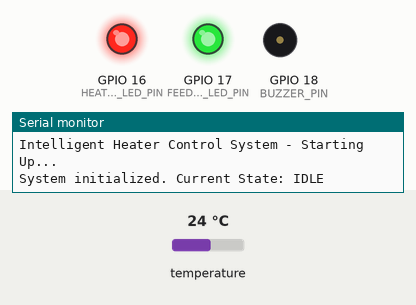
A sketch run on a simulated ESP32. Parts: output pins drawn as LEDs (lit = HIGH), buzzer (waves = sounding), the last lines printed to the serial monitor. The inputs (shaded band) are chosen by the test bench; at power-on: temperature 24 °C.

Above: at 2.3 s.
2.4 s: temperature set to 33.3 °C
5.0 s: temperature set to 34.4 °C
At 7.9 s:
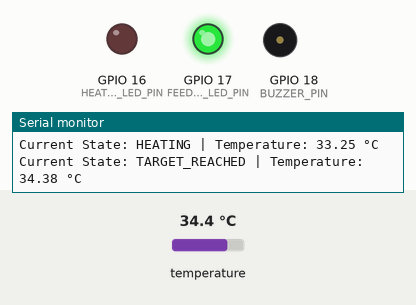
8.3 s: temperature set to 39.4 °C
10.3 s: temperature set to 40.4 °C
At 12.1 s:
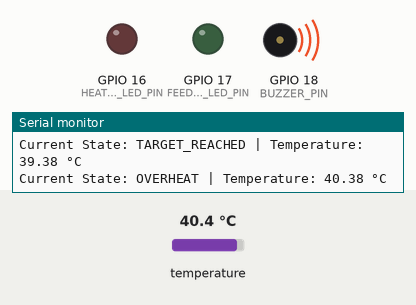
12.9 s: temperature set to 25.4 °C
14.9 s: temperature set to 24.3 °C
At 16.6 s:
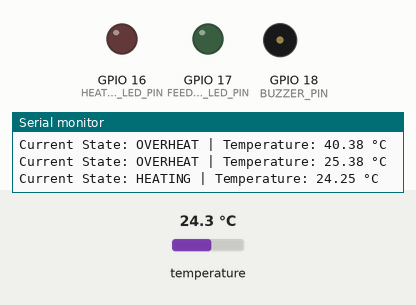
Timing chart, 0 to 18.3 s (numbered marks = the images above; inputs shaded):
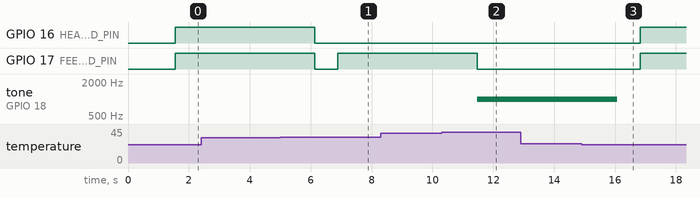

Measured:
- the behaviour switches between 33.9 and 34 °C on temperature (found by bisection; images 0 and 1)
- the behaviour switches between 39.9 and 40 °C on temperature (found by bisection; images 1 and 2)
- the behaviour switches between 25 and 24.9 °C on temperature (found by bisection; images 2 and 3)
- after the input at 5.0 s, GPIO 16 (HEATER_LED_PIN): HIGH → LOW after 1.1 s; GPIO 17 (FEEDBACK_LED_PIN): HIGH → LOW after 1.1 s, → HIGH 0.76 s later
- after the input at 10.3 s, GPIO 17 (FEEDBACK_LED_PIN): HIGH → LOW after 1.2 s; tone on GPIO 18 (BUZZER_PIN): silent → 1000 Hz after 1.2 s
- after the input at 14.9 s, GPIO 16 (HEATER_LED_PIN), GPIO 17 (FEEDBACK_LED_PIN): LOW → HIGH after 1.9 s; tone on GPIO 18 (BUZZER_PIN): 1000 Hz → silent after 1.2 s

The sketch:

sketch.ino
```cpp
#include <Arduino.h>
#include <OneWire.h>
#include <DallasTemperature.h>

// Pin Definitions
#define ONE_WIRE_BUS 4 // DS18B20 data wire is connected to GPIO4 on your ESP32
#define HEATER_LED_PIN 16 // Heater LED is connected to GPIO16
#define FEEDBACK_LED_PIN 17 // Feedback LED is connected to GPIO17
#define BUZZER_PIN 18 // Buzzer is connected to GPIO18

// State Machine Definitions
enum HeaterState {
IDLE,
HEATING,
STABILIZING,
TARGET_REACHED,
OVERHEAT
};

HeaterState currentState = IDLE;

// Temperature Thresholds (°C)
const float TARGET_TEMP = 35.0;
const float HEATING_THRESHOLD = 32.0;
const float OVERHEAT_THRESHOLD = 40.0;
const float STABILIZE_RANGE = 1.0;
const float COOLDOWN_THRESHOLD = 25.0;

// DS18B20 Sensor Setup
OneWire oneWire(ONE_WIRE_BUS);
DallasTemperature sensors(&oneWire);

// Variables
float currentTempC = 0.0;
unsigned long lastLogTime = 0;
const unsigned long LOG_INTERVAL_MS = 2000; // Log every 2 seconds

// Function to read temperature from DS18B20 sensor
float readTemperature() {
sensors.requestTemperatures();
float temperatureC = sensors.getTempCByIndex(0);
return temperatureC;
}

// Function to update the state machine
void updateState() {
currentTempC = readTemperature();

switch (currentState) {
case IDLE:
digitalWrite(HEATER_LED_PIN, LOW);
digitalWrite(FEEDBACK_LED_PIN, LOW);
noTone(BUZZER_PIN);
if (currentTempC < HEATING_THRESHOLD) {
currentState = HEATING;
}
break;

case HEATING:
digitalWrite(HEATER_LED_PIN, HIGH);
digitalWrite(FEEDBACK_LED_PIN, HIGH);
noTone(BUZZER_PIN);
if (currentTempC >= TARGET_TEMP - STABILIZE_RANGE && currentTempC <= TARGET_TEMP + STABILIZE_RANGE) {
currentState = STABILIZING;
} else if (currentTempC >= OVERHEAT_THRESHOLD) {
currentState = OVERHEAT;
}
break;

case STABILIZING:
digitalWrite(HEATER_LED_PIN, LOW);
digitalWrite(FEEDBACK_LED_PIN, LOW);
noTone(BUZZER_PIN);
if (currentTempC < HEATING_THRESHOLD) {
currentState = HEATING;
} else if (currentTempC >= TARGET_TEMP - STABILIZE_RANGE && currentTempC <= TARGET_TEMP + STABILIZE_RANGE) {
currentState = TARGET_REACHED;
} else if (currentTempC >= OVERHEAT_THRESHOLD) {
currentState = OVERHEAT;
}
break;

case TARGET_REACHED:
digitalWrite(HEATER_LED_PIN, LOW);
digitalWrite(FEEDBACK_LED_PIN, HIGH);
noTone(BUZZER_PIN);
if (currentTempC < HEATING_THRESHOLD) {
currentState = HEATING;
} else if (currentTempC >= OVERHEAT_THRESHOLD) {
currentState = OVERHEAT;
}
break;

case OVERHEAT:
digitalWrite(HEATER_LED_PIN, LOW);
digitalWrite(FEEDBACK_LED_PIN, LOW);
tone(BUZZER_PIN, 1000);
if (currentTempC < COOLDOWN_THRESHOLD) {
currentState = IDLE;
}
break;
}
}

// Function to log data to the Serial Monitor
void logData() {
if (millis() - lastLogTime >= LOG_INTERVAL_MS) {
Serial.print("Current State: ");
switch (currentState) {
case IDLE: Serial.print("IDLE"); break;
case HEATING: Serial.print("HEATING"); break;
case STABILIZING: Serial.print("STABILIZING"); break;
case TARGET_REACHED: Serial.print("TARGET_REACHED"); break;
case OVERHEAT: Serial.print("OVERHEAT"); break;
}
Serial.print(" | Temperature: ");
Serial.print(currentTempC);
Serial.println(" °C");
lastLogTime = millis();
}
}

void setup() {
Serial.begin(115200);
pinMode(HEATER_LED_PIN, OUTPUT);
pinMode(FEEDBACK_LED_PIN, OUTPUT);
pinMode(BUZZER_PIN, OUTPUT);
// Start the DS18B20 sensor
sensors.begin();
currentState = IDLE;
Serial.println("Intelligent Heater Control System - Starting Up...");
Serial.println("System initialized. Current State: IDLE");
}

void loop() {
updateState();
logData();
}
```
